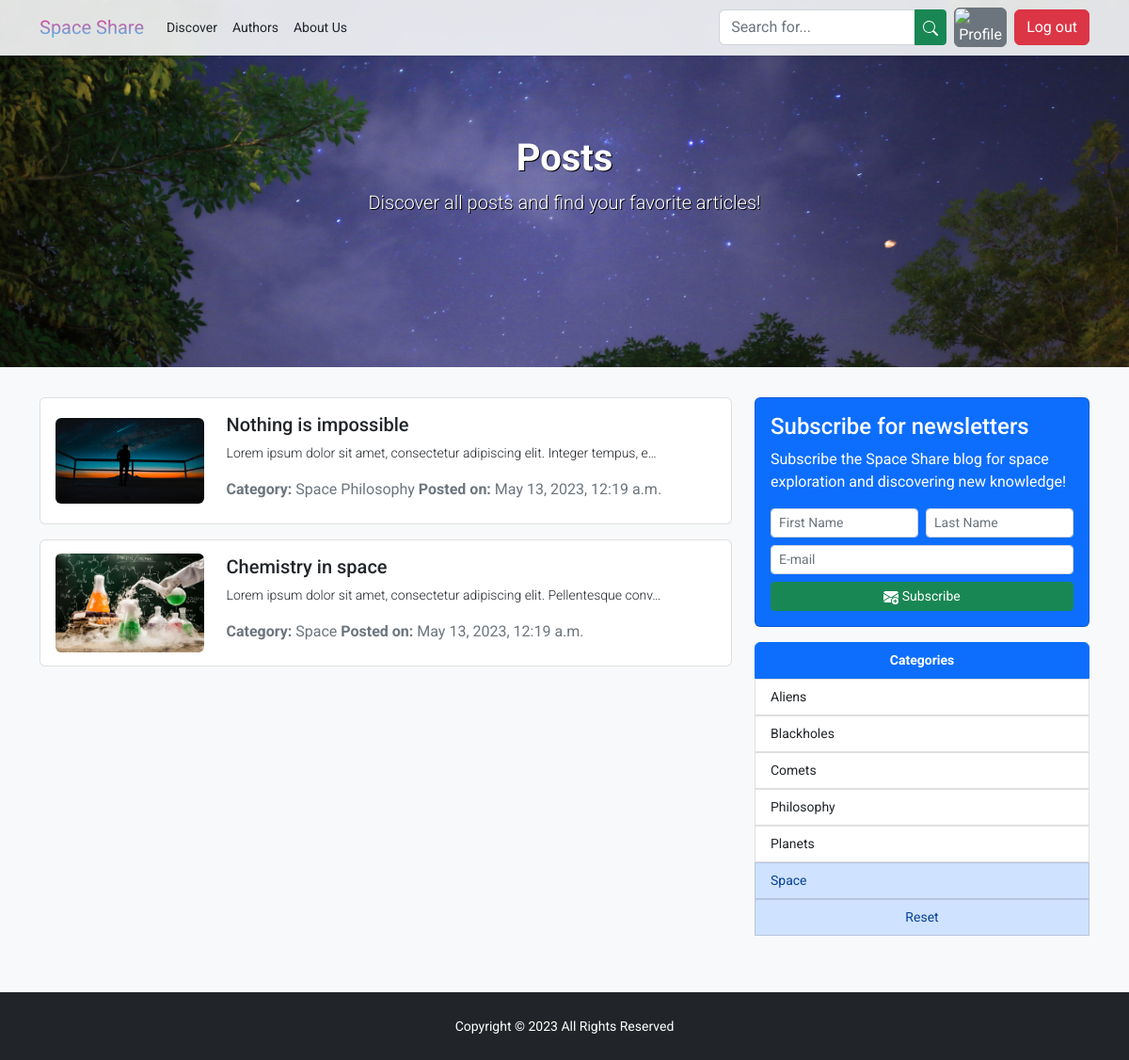
/posts/Space (signed in), run on the app's committed database.
### Blog/models.py (models this page shows, shortened)
class Post(models.Model):
    slug = models.SlugField(db_index=True, unique=True, null=False, blank=True)
    title = models.CharField(max_length=150)
    author = models.ForeignKey(
        Author, on_delete=models.CASCADE, related_name="author")
    date = models.DateTimeField(auto_now=True)
    tags = models.ManyToManyField(Tag)
    content = models.TextField(
        validators=[MinLengthValidator(30), MaxLengthValidator(10000)])
    image = models.ImageField(upload_to="posts", null=True)

class Tag(models.Model):
    tag = models.CharField(max_length=20)
    def __str__(self):
        return self.tag

### Blog/views.py (the view)
# urls.py: path("posts/<str:str>", views.PostsByTag.as_view(), name="posts_by_tag"),
class PostsByTag(Posts):
    def get_context_data(self, *args, **kwargs):
        context = super().get_context_data(*args, **kwargs)
        context["title"] = f'{self.kwargs["str"]} Posts'
        tag = get_object_or_404(TagModel, tag=self.kwargs["str"])
        context["posts"] = PostModel.objects.all().order_by(
            "-date").filter(tags__tag=tag)
        context["active_tag"] = self.kwargs["str"]
        return context

### Blog/forms.py (shortened to what this page needs)
class NewsletterForm(forms.ModelForm):
    field_order = ["name", "surname", "email"]
    class Meta:
        model = NewsletterModel
        fields = "__all__"
        widgets = {
            "name": forms.TextInput(attrs={
                "class": "form-control form-control-sm",
                "placeholder": "First Name"
            }),
            "surname": forms.TextInput(attrs={
                "class": "form-control form-control-sm",
                "placeholder": "Last Name"
            }),
            "email": forms.EmailInput(attrs={
                "class": "form-control form-control-sm",
                "placeholder": "E-mail"
            })
        }

### Blog/views.py (called while the page is built)
    def get_context_data(self, *args, **kwargs):
        context = super().get_context_data(*args, **kwargs)
        context["title"] = "Posts"
        context["posts"] = PostModel.objects.all().order_by("-date")
        context["tags"] = TagModel.objects.all().order_by("tag")
        return context

### Blog/templates/Blog/posts.html (shortened to what this page needs)
{% extends 'Blog/base_blog.html' %}
{% load static %}
{% block doc_css %}
    <link rel="stylesheet" href="{% static 'Blog/css/posts.css' %}">
{% endblock %}
{% block blog_content %}
    <header class="banner-holder py-5 mb-3">
        <div class="container">
            <div class="row justify-content-center">
                <div class="col-md-6">
                    <div class="banner-content text-center text-white my-5 py-5">
                        <h1 class="fw-bolder">Posts</h1>
                        <p class="lead">Discover all posts and find your favorite articles!</p>
                    </div>
                </div>
            </div>
        </div>
    </header>
    <section class="post-loop py-3 mb-3">
        <div class="container">
            <div class="row">
                <div class="col-md-8">
                    {% include "Blog/includes/posts_loop.html" %}
                </div>
                <div class="col-md-4">
                    <div class="card text-bg-primary mb-3">
                        <div class="card-body">
                            <h3 class="fs-4">Subscribe for newsletters</h3>
                            <p>Subscribe the Space Share blog for space exploration and discovering new knowledge!</p>
                            {% if active_tag == None %}
                                <form action="{% url 'posts' %}" method="POST">
                            {% else %}
                                <form action="{% url 'posts_by_tag' active_tag %}" method="POST">
                            {% endif %}
                                    <div class="row gx-2">
                                        <div class="col-12 col-lg-6">
                                            <div class="mb-2">
                                                {{ form.name }}
                                            </div>
                                        </div>
                                        <div class="col-12 col-lg-6">
                                            <div class="mb-2">
                                                {{ form.surname }}
                                            </div>
                                        </div>
                                        <div class="col-12 col-md-12">
                                            <div class="mb-2">
                                                {{ form.email }}
                                            </div>
                                        </div>
                                        <div class="col-12 col-md-12">
                                            <div class="d-grid">
                                                <button type="submit" class="btn btn-success btn-sm">
                                                    Subscribe</button>
                                            </div>
                                        </div>
                                    </div>
                                </form>
                        </div>
                    </div>
                    <ul class="list-group small mb-3">
                        <li class="list-group-item active text-center"><strong>Categories</strong></li>
                        {% for tag in tags %}
                            <a href="{% url 'posts_by_tag' tag.tag %}" class="text-decoration-none text-dark">
                                <li class="list-group-item list-group-item-action {% if tag.tag == active_tag %} list-group-item-primary {% endif %}">
                                    {{ tag.tag }}
                                </li>
                            </a>
                        {% endfor %}
                        <a href="{% url 'posts' %}" class="text-decoration-none text-center">
                            <li class="list-group-item list-group-item-action list-group-item-primary">
                                Reset
                            </li>
                        </a>
                    </ul>
                </div>
            </div>
        </div>
    </section>
{% endblock %}

### Blog/templates/Blog/includes/posts_loop.html (shortened to what this page needs)
{% if posts %}
{% for post in posts %}
    <div class="list-group mb-3">
        <a href="{% url 'post' post.slug %}" class="list-group-item list-group-item-action text-dark">
            <article class="row align-items-center">
                <div class="col-md-3">
                    <img src="{{ post.image.url }}" alt="Post image" class="img-fluid rounded">
                </div>
                <div class="col-md-9">
                    <h3 class="fs-5 mt-2">{{ post.title }}</h3>
                    <p class="fw-light small">{{ post.content|truncatechars:75|cut:'&emsp; '|cut:'&nbsp; '|cut:'&ensp; ' }}</p>
                    <p class="text-secondary">
                        <strong>Category: </strong>{% for tag in post.tags.all %}{{tag.tag}} {% endfor %}
                        <strong>Posted on: </strong>{{ post.date }}
                    </p>
                </div>
            </article>
        </a>
    </div>
{% endfor %}
{% endif %}

### static/css/base.css (style rules this page uses)
:root { --sky: #4cc9f0; --far-space: #f72585; }
html, body { font-family: 'Roboto', sans-serif; }
.banner-holder { background-size: cover; background-position: bottom; text-shadow: 1px 1px black; }

### data on the page
Post: image (picture), title "Nothing is impossible", content "Lorem ipsum dolor sit amet, consectetur adipiscing elit. Integer tempus, e…", date "May 13, 2023, 12:19 a.m."
Tag: tag "Space"
Tag: tag "Philosophy"
Post: image (picture), title "Chemistry in space", content "Lorem ipsum dolor sit amet, consectetur adipiscing elit. Pellentesque conv…", date "May 13, 2023, 12:19 a.m."
Tag: tag "Aliens"
Tag: tag "Blackholes"
Tag: tag "Comets"
Tag: tag "Planets"
